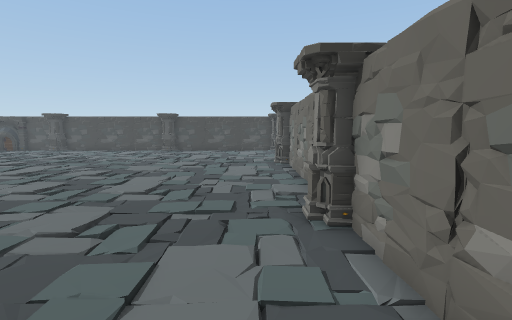
view 1 (above)

16 first-person views from a walk through a 3-D level made in the Unity game engine. The camera is 1.5 m above the floor, tilts 6° down and sees 85° across. Doors are open. The floor is counted in squares, 0.9 m on a side. Each view is taken from the middle of a square. On the plan, view 1 faces up. The plan holds only what a view shows up to about 15 squares ahead; the rest is blank. The player is left out.

view 2
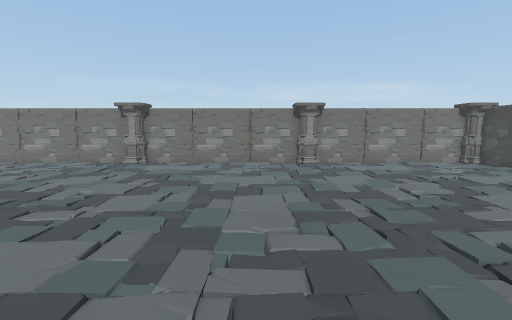

view 3
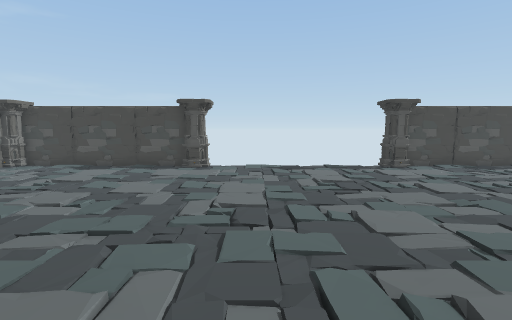

view 4
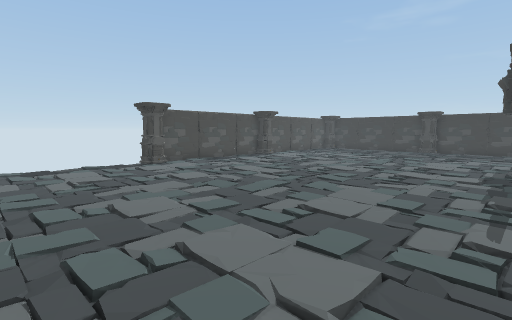

view 5
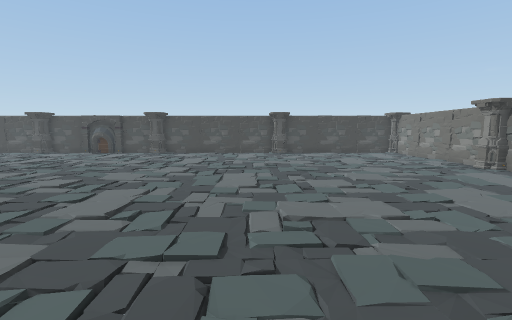

view 6
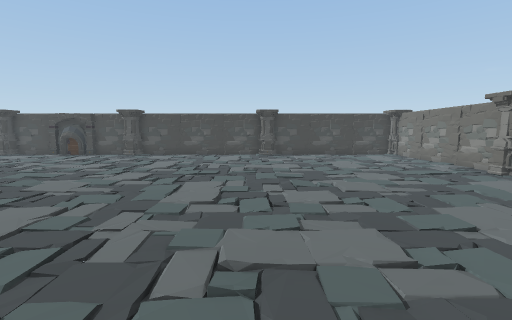

view 7
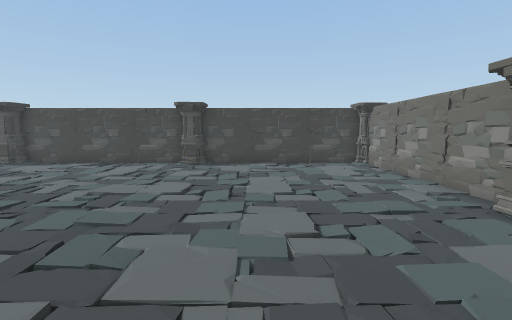

view 8
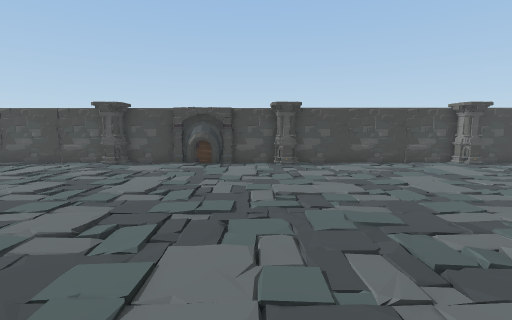

view 9
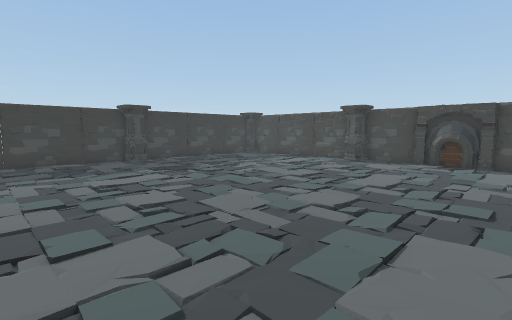

view 10
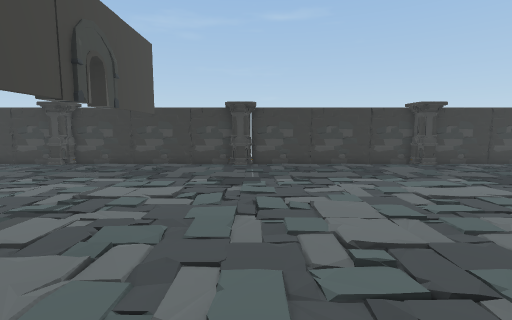

view 11
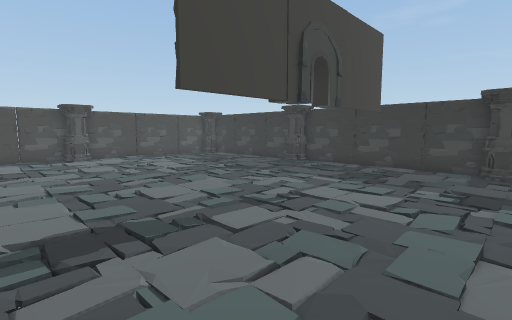

view 12
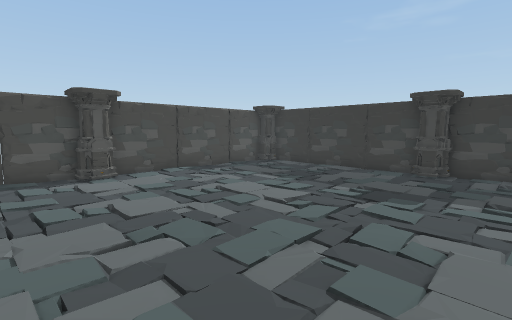

view 13
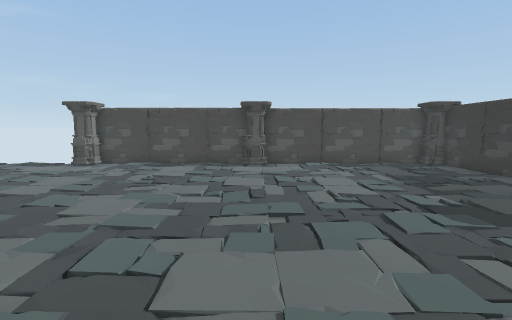

view 14
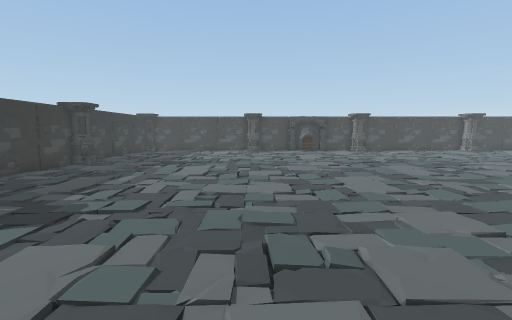

view 15
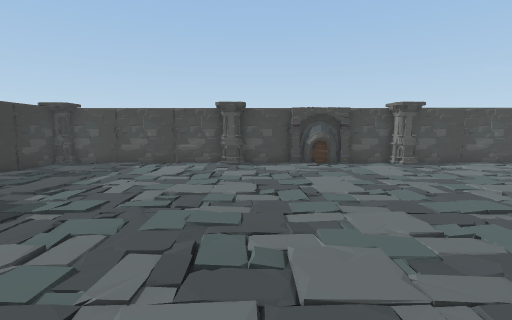

view 16
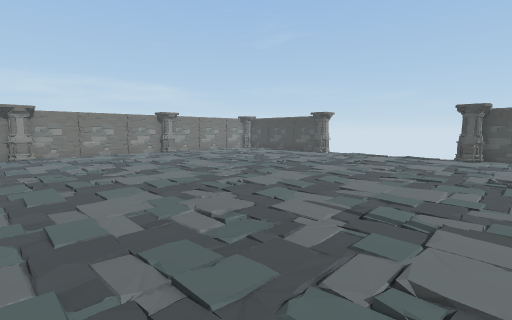

### Floor plan
Key: @ floor where view 1 was taken; # wall or solid block; . floor; / step, stairs or slope; D open door; O other object.
Columns run from 34 left of view 1 to 2 right of it. Each row starts with its distance up from view 1.
 24 ############## #####################O
 23 O.....  OO..#### OO.....  OO.....  OO
 22 #...................................#
 21 #...................................#
 20 #...................................#
 19 #.///......///......///......///....#
 18 #...................................#
 17 #...................................#
 16 #...................................#
 15 #..................................O#
 14 O..................................O#
 13 #...................................#
 12 #...................................#
 11 #...................................#
 10 #.///......///......///......///....#
  9 #...................................#
  8 #...................................#
  7 #...................................#
  6 #..................................O#
  5 O..................................O#
  4 #............. .....................#
  3 #............. .....................#
  2 #.... ..............................#
  1 #.///.D....///......///......///....#
  0 #.................................@.#
 -1 #...................................#
 -2 #...................................#
 -3 #..................................O#
 -4 O..................................O#
 -5 #...................................#
 -6 #...................................#
 -7 #...................................#
 -8 #.///......///......///......///....#
 -9 #...................................#
-10 #...................................#
-11 #...................................#
-12 ###....##O......#OO.......OO......#O#
-13   ######  ########O         #######OO

Positions as (right, up) in squares from view 1, and headings:
1: (0, 0), facing up
2: (-13, -1), facing right
3: (-10, 1), facing down
4: (-10, 2), facing down-left
5: (-9, 2), facing up
6: (-8, 4), facing up
7: (-4, 9), facing up
8: (-18, 9), facing up
9: (-18, 8), facing up-left
10: (-20, 6), facing left
11: (-21, 6), facing down-left
12: (-22, -1), facing down-left
13: (-25, 2), facing down
14: (-25, 0), facing up
15: (-24, 9), facing up
16: (-19, 7), facing down-right
